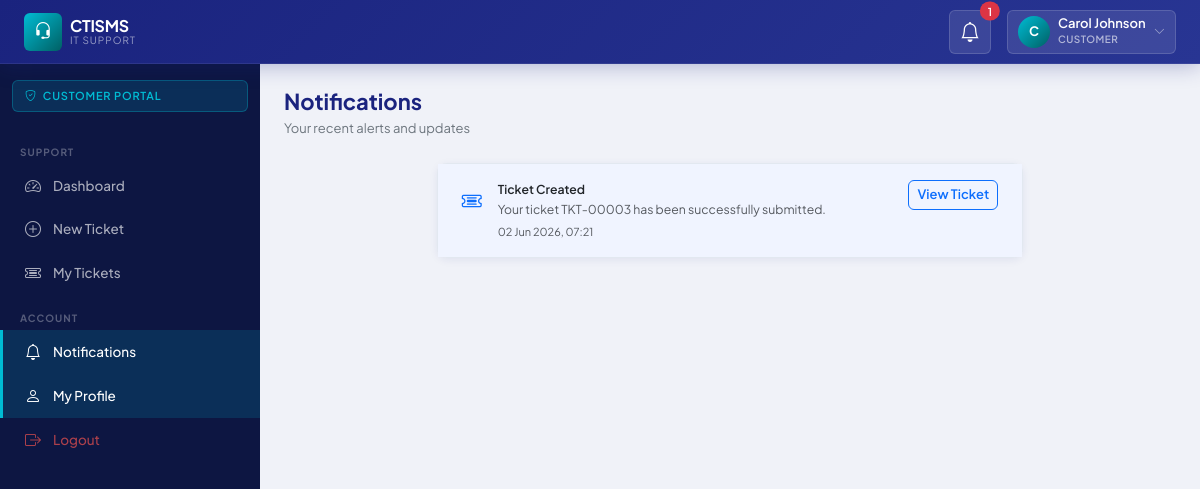
Screenshot of /public/notifications/index.php (signed in) with the database file from the repository.
### tables this page shows
CREATE TABLE `notifications` (
  `id`          INT UNSIGNED  NOT NULL AUTO_INCREMENT,
  `user_id`     INT UNSIGNED  NOT NULL,
  `ticket_id`   INT UNSIGNED  DEFAULT NULL,
  `type`        ENUM('ticket_created','ticket_assigned','status_changed','comment_added','sla_warning') NOT NULL,
  `title`       VARCHAR(255)  NOT NULL,
  `message`     TEXT          NOT NULL,
  `is_read`     TINYINT(1)    NOT NULL DEFAULT 0,
  `created_at`  DATETIME      NOT NULL DEFAULT CURRENT_TIMESTAMP,
  PRIMARY KEY (`id`),
  KEY `idx_notifications_user`   (`user_id`),
  KEY `idx_notifications_ticket` (`ticket_id`),
  KEY `idx_notifications_read`   (`is_read`),
  CONSTRAINT `fk_notifications_user`   FOREIGN KEY (`user_id`)   REFERENCES `users`(`id`)   ON DELETE CASCADE,
  CONSTRAINT `fk_notifications_ticket` FOREIGN KEY (`ticket_id`) REFERENCES `tickets`(`id`) ON DELETE SET NULL
);

### app/middleware/Auth.php (called while the page is built, shortened)
<?php
class Auth
{
    public static function check(): bool
    {
        return isset($_SESSION['user_id']);
    }
    public static function id(): ?int
    {
        return $_SESSION['user_id'] ?? null;
    }
    public static function role(): ?string
    {
        return $_SESSION['user_role'] ?? null;
    }
}

### config/database.php (called while the page is built, shortened)
<?php
class Database
{
    private static ?Database $instance = null;
    private PDO $pdo;
    private function __construct()
    {
        $dsn = sprintf(
            'mysql:host=%s;dbname=%s;charset=%s',
            DB_HOST, DB_NAME, DB_CHARSET
        );
        $options = [
            PDO::ATTR_ERRMODE            => PDO::ERRMODE_EXCEPTION,
            PDO::ATTR_DEFAULT_FETCH_MODE => PDO::FETCH_ASSOC,
            PDO::ATTR_EMULATE_PREPARES   => false,
        ];
        try {
            $this->pdo = new PDO($dsn, DB_USER, DB_PASS, $options);
        } catch (PDOException $e) {
            if (APP_ENV === 'development') {
                die('Database connection failed: ' . $e->getMessage());
            }
            die('A database error occurred. Please contact support.');
        }
    }
    public static function getInstance(): self
    {
        if (self::$instance === null) {
            self::$instance = new self();
        }
        return self::$instance;
    }
    public function query(string $sql, array $params = []): PDOStatement
    {
        $stmt = $this->pdo->prepare($sql);
        $stmt->execute($params);
        return $stmt;
    }
    public function fetchAll(string $sql, array $params = []): array
    {
        return $this->query($sql, $params)->fetchAll();
    }
}

### app/models/Model.php (called while the page is built, shortened)
<?php
abstract class Model
{
    public function __construct()
    {
        $this->db = Database::getInstance();
    }
}

### app/models/OtherModels.php (called while the page is built, shortened)
<?php
class NotificationModel extends Model
{
    public function getUnread(int $userId, int $limit = 10): array
    {
        return $this->db->fetchAll("
            SELECT * FROM notifications
            WHERE user_id = ? AND is_read = 0
            ORDER BY created_at DESC
            LIMIT ?
        ", [$userId, $limit]);
    }
    public function getAll(int $userId, int $limit = 30): array
    {
        return $this->db->fetchAll("
            SELECT * FROM notifications
            WHERE user_id = ?
            ORDER BY created_at DESC
            LIMIT ?
        ", [$userId, $limit]);
    }
    public function markAllRead(int $userId): void
    {
        $this->db->query("UPDATE notifications SET is_read = 1 WHERE user_id = ?", [$userId]);
    }
}

### app/helpers.php (called while the page is built, shortened)
<?php
function e(mixed $val): string
{
    return htmlspecialchars((string)($val ?? ''), ENT_QUOTES | ENT_HTML5, 'UTF-8');
}
function formatDate(string $date, string $format = 'd M Y, H:i'): string
{
    return (new DateTime($date))->format($format);
}

### public/notifications/index.php (the view, shortened to what this page needs)
<?php
require_once __DIR__ . '/../../app/bootstrap.php';
$notifModel    = new NotificationModel();
$notifications = $notifModel->getAll(Auth::id(), 50);
include __DIR__ . '/../../app/views/layouts/header.php';
include __DIR__ . '/../../app/views/layouts/sidebar.php';
?>
<div class="page-header">
    <div>
        <h1 class="page-title">Notifications</h1>
        <p class="page-subtitle">Your recent alerts and updates</p>
    </div>
</div>
<div class="row justify-content-center">
    <div class="col-lg-8">
        <div class="card">
            <div class="card-body p-0">
            <?php if (empty($notifications)): ?>
                <div class="text-center py-5 text-muted">
                    <i class="bi bi-bell-slash fs-1 d-block mb-2 opacity-25"></i>
                    <p>No notifications yet.</p>
                </div>
            <?php else: ?>
                <ul class="list-group list-group-flush">
                <?php foreach ($notifications as $n): ?>
                    <?php
                    $typeIcons = [
                        'ticket_created'  => ['bi-ticket-detailed', 'text-primary'],
                        'ticket_assigned' => ['bi-person-check',    'text-success'],
                        'status_changed'  => ['bi-arrow-repeat',    'text-info'],
                        'comment_added'   => ['bi-chat-dots',       'text-primary'],
                        'sla_warning'     => ['bi-exclamation-triangle', 'text-danger'],
                    ];
                    [$icon, $color] = $typeIcons[$n['type']] ?? ['bi-bell', 'text-muted'];
                    ?>
                    <li class="list-group-item px-4 py-3 <?= !$n['is_read'] ? 'bg-light-blue' : '' ?>">
                        <div class="d-flex align-items-start gap-3">
                            <div class="mt-1">
                                <i class="bi <?= $icon ?> <?= $color ?> fs-5"></i>
                            </div>
                            <div class="flex-grow-1">
                                <div class="fw-600 small"><?= e($n['title']) ?></div>
                                <div class="text-muted small"><?= e($n['message']) ?></div>
                                <div class="text-muted mt-1" style="font-size:11px">
                                    <?= formatDate($n['created_at']) ?>
                                </div>
                            </div>
                            <?php if ($n['ticket_id']): ?>
                            <a href="<?= APP_URL ?>/<?= Auth::role() ?>/view.php?id=<?= $n['ticket_id'] ?>"
                               class="btn btn-sm btn-outline-primary text-nowrap">
                                View Ticket
                            </a>
                            <?php endif; ?>
                        </div>
                    </li>
                <?php endforeach; ?>
                </ul>
            <?php endif; ?>
            </div>
        </div>
    </div>
</div>
<?php include __DIR__ . '/../../app/views/layouts/footer.php'; ?>

### public/css/app.css (style rules this page uses)
:root { --primary: #1a237e; --primary-light: #283593; --primary-dark: #0d1642; --accent: #00bcd4; --accent-hover: #0097a7; --success: #2e7d32; --warning: #f57f17; --danger: #c62828; --info: #0277bd; --sidebar-w: 260px; --navbar-h: 64px; --sidebar-bg: #0d1642; --navbar-bg: #1a237e; --body-bg: #f0f2f8; --card-bg: #ffffff; --text-primary: #1a1a2e; --text-muted: #6c757d; --border-color: #e2e8f0; --shadow-sm: 0 2px 8px rgba(26,35,126,0.08); --shadow-md: 0 4px 20px rgba(26,35,126,0.12); --shadow-lg: 0 8px 40px rgba(26,35,126,0.16); --radius-sm: 6px; --radius-md: 10px; --radius-lg: 16px; --font-sans: 'Plus Jakarta Sans', sans-serif; --font-mono: 'JetBrains Mono', monospace; }
*, *::before, *::after { box-sizing: border-box; }
body.ctisms-body { font-family: var(--font-sans); background: var(--body-bg); color: var(--text-primary); font-size: 14px; line-height: 1.6; margin: 0; }
.card { border: 1px solid var(--border-color); border-radius: var(--radius-md); box-shadow: var(--shadow-sm); background: var(--card-bg); }
.btn { border-radius: var(--radius-sm); font-weight: 600; font-size: 13px; }
.page-header { margin-bottom: 24px; display: flex; align-items: flex-start; justify-content: space-between; flex-wrap: wrap; gap: 12px; }
.page-title { font-size: 22px; font-weight: 700; color: var(--primary); margin: 0; line-height: 1.2; }
.page-subtitle { font-size: 13px; color: var(--text-muted); margin: 4px 0 0; }
.fw-600 { font-weight: 600; }
.bg-light-blue { background: #f0f4ff; }

### rows the page displays
notifications: title "Ticket Created", message "Your ticket TKT-00003 has been successfully submitted.", created_at "02 Jun 2026, 07:21"

### other values shown
APP_NAME "CTISMS"
$unreadCount "1"
substr(Auth::name() ?? 'U', 0, 1) "C"
Auth::name() "Carol Johnson"
Auth::role() "CUSTOMER"
$role "CUSTOMER"
$label "Dashboard New Ticket My Tickets Notifications My Profile"
